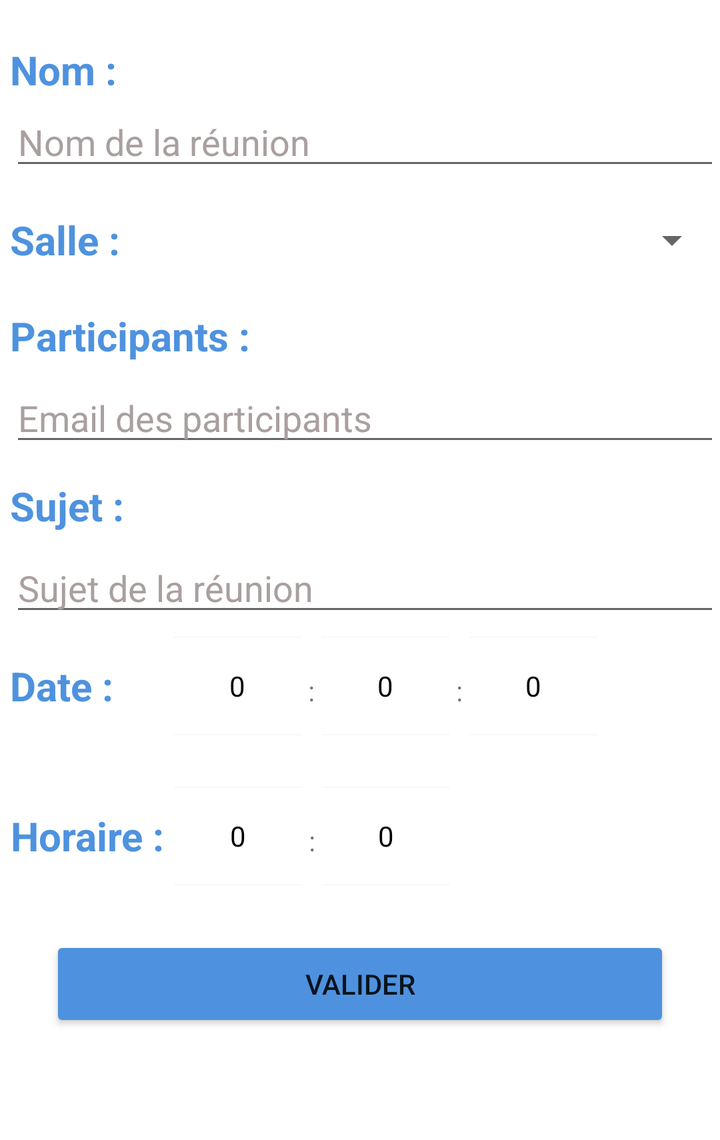
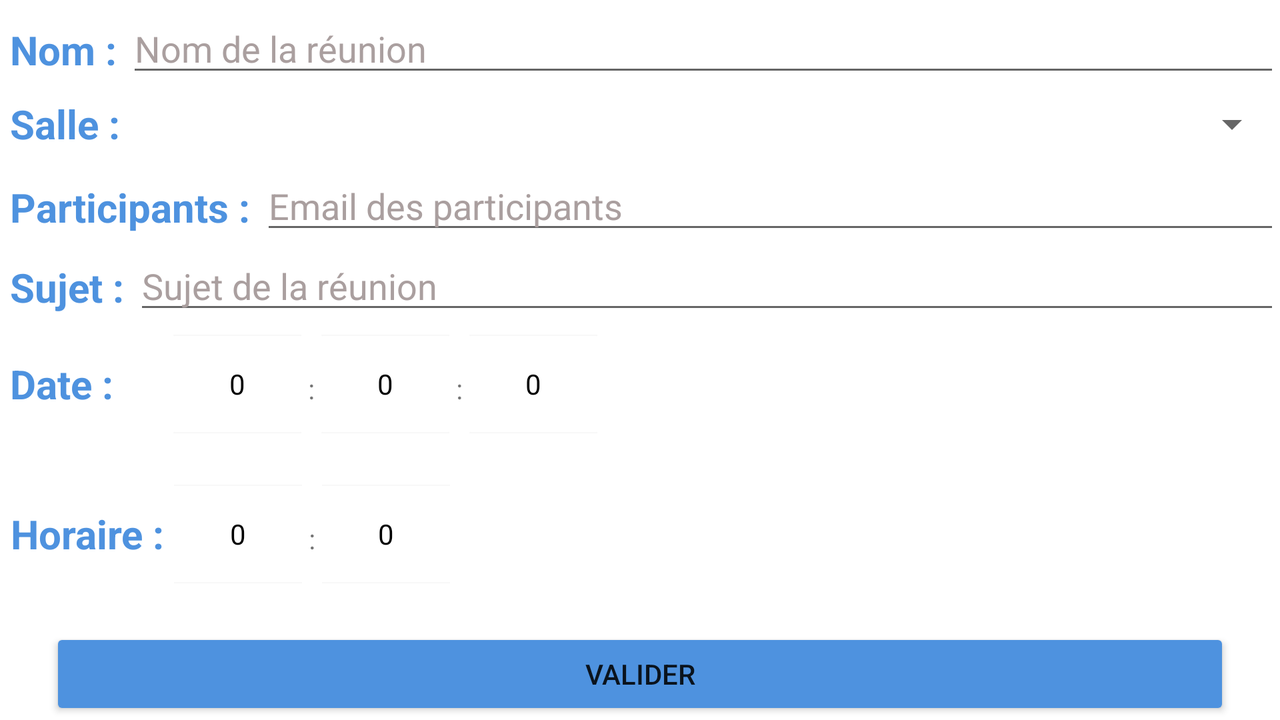

The same Android screen from two of the app's own layout files: first res/layout/ as a phone draws it, then the repository's variant for another configuration, drawn on a device whose configuration selects that folder. Both files follow.
<!-- AndroidManifest.xml: application theme AppTheme -->
<!-- res/layout/dialog_fragment_new_meeting.xml -->
<?xml version="1.0" encoding="utf-8"?>
<LinearLayout xmlns:android="http://schemas.android.com/apk/res/android"
    android:layout_width="match_parent"
    android:layout_height="wrap_content"
    android:background="#FFFFFF"
    android:minWidth="380dp"
    android:minHeight="570dp"
    android:orientation="vertical">

    <LinearLayout
        android:layout_width="match_parent"
        android:layout_height="40dp"
        android:layout_marginTop="10dp"
        android:orientation="horizontal">

        <TextView
            android:layout_width="wrap_content"
            android:layout_height="50dp"
            android:layout_marginStart="5dp"
            android:gravity="center"
            android:text="Nom :"
            android:textColor="@color/colorPrimary"
            android:textSize="20dp"
            android:textStyle="bold" />
    </LinearLayout>

    <LinearLayout
        android:layout_width="match_parent"
        android:layout_height="50dp">

        <EditText
            android:id="@+id/name"
            android:layout_width="match_parent"
            android:layout_height="40dp"
            android:layout_marginStart="5dp"
            android:layout_weight="1"
            android:hint="Nom de la réunion"
            android:textColor="#000000"
            android:textColorHint="#AA9F9F" />
    </LinearLayout>

    <LinearLayout
        android:layout_width="match_parent"
        android:layout_height="40dp"
        android:layout_marginStart="5dp"
        android:layout_marginBottom="3dp"
        android:orientation="horizontal">

        <TextView
            android:layout_width="wrap_content"
            android:layout_height="40dp"
            android:gravity="center"
            android:text="Salle :"
            android:textColor="@color/colorPrimary"
            android:textSize="20dp"
            android:textStyle="bold" />

        <Spinner
            android:id="@+id/salle"
            android:layout_width="match_parent"
            android:layout_height="40dp"
            android:popupBackground="@color/colorPrimary"
            android:prompt="@string/action_settings" />
    </LinearLayout>

    <LinearLayout
        android:layout_width="match_parent"
        android:layout_height="40dp"
        android:layout_marginStart="5dp"
        android:layout_marginTop="5dp"
        android:orientation="horizontal">

        <TextView
            android:layout_width="wrap_content"
            android:layout_height="40dp"
            android:gravity="center"
            android:text="Participants :"
            android:textColor="@color/colorPrimary"
            android:textSize="20dp"
            android:textStyle="bold" />
    </LinearLayout>

    <LinearLayout
        android:layout_width="match_parent"
        android:layout_height="40dp"
        android:layout_marginStart="5dp"
        android:orientation="horizontal">

        <EditText
            android:id="@+id/participants"
            android:layout_width="match_parent"
            android:layout_height="40dp"
            android:layout_weight="1"
            android:hint="Email des participants"
            android:inputType="textEmailAddress"
            android:textColor="#8D8A8E"
            android:textColorHint="#AA9F9F" />
    </LinearLayout>

    <LinearLayout
        android:layout_width="match_parent"
        android:layout_height="40dp"
        android:layout_marginStart="5dp"
        android:layout_marginTop="5dp"
        android:orientation="horizontal">

        <TextView
            android:layout_width="wrap_content"
            android:layout_height="40dp"
            android:gravity="center"
            android:text="Sujet :"
            android:textColor="@color/colorPrimary"
            android:textSize="20dp"
            android:textStyle="bold" />
    </LinearLayout>

    <LinearLayout
        android:layout_width="match_parent"
        android:layout_height="40dp"
        android:layout_marginStart="5dp"
        android:orientation="horizontal">

        <EditText
            android:id="@+id/sujet"
            android:layout_width="match_parent"
            android:layout_height="40dp"
            android:layout_weight="1"
            android:hint="Sujet de la réunion"
            android:inputType="text"
            android:textColor="#000000"
            android:textColorHint="#AA9F9F" />
    </LinearLayout>

    <LinearLayout
        android:layout_width="match_parent"
        android:layout_height="70dp"
        android:layout_marginTop="5dp"
        android:orientation="horizontal">

        <TextView
            android:layout_width="wrap_content"
            android:layout_height="50dp"
            android:layout_marginStart="5dp"
            android:gravity="center"
            android:text="Date :      "
            android:textColor="@color/colorPrimary"
            android:textSize="20dp"
            android:textStyle="bold" />

        <NumberPicker
            android:id="@+id/picker_day"
            android:layout_width="wrap_content"
            android:layout_height="50dp"
            android:theme="@style/AppTheme.Picker"></NumberPicker>

        <androidx.appcompat.widget.AppCompatTextView
            android:layout_width="10dp"
            android:layout_height="50dp"
            android:text=" : " />

        <NumberPicker
            android:id="@+id/picker_month"
            android:layout_width="wrap_content"
            android:layout_height="50dp"
            android:theme="@style/AppTheme.Picker"></NumberPicker>

        <androidx.appcompat.widget.AppCompatTextView
            android:layout_width="10dp"
            android:layout_height="50dp"
            android:text=" : " />

        <NumberPicker
            android:id="@+id/picker_year"
            android:layout_width="wrap_content"
            android:layout_height="50dp"
            android:theme="@style/AppTheme.Picker"></NumberPicker>


    </LinearLayout>


    <LinearLayout
        android:layout_width="match_parent"
        android:layout_height="70dp"
        android:layout_marginTop="5dp"
        android:orientation="horizontal">

        <TextView
            android:layout_width="wrap_content"
            android:layout_height="50dp"
            android:layout_marginStart="5dp"
            android:gravity="center"
            android:text="Horaire : "
            android:textColor="@color/colorPrimary"
            android:textSize="20dp"
            android:textStyle="bold" />

        <NumberPicker
            android:id="@+id/picker_hour"
            android:layout_width="wrap_content"
            android:layout_height="50dp"
            android:theme="@style/AppTheme.Picker"></NumberPicker>

        <androidx.appcompat.widget.AppCompatTextView
            android:layout_width="10dp"
            android:layout_height="50dp"
            android:text=" : " />

        <NumberPicker
            android:id="@+id/picker_minute"
            android:layout_width="wrap_content"
            android:layout_height="50dp"
            android:theme="@style/AppTheme.Picker"></NumberPicker>
    </LinearLayout>

    <LinearLayout
        android:layout_width="match_parent"
        android:layout_height="wrap_content"
        android:orientation="horizontal">

        <Button
            android:id="@+id/newMeeting"
            android:layout_width="wrap_content"
            android:layout_height="wrap_content"
            android:layout_marginLeft="25dip"
            android:layout_marginTop="5dp"
            android:layout_marginRight="25dip"
            android:layout_weight="1"
            android:backgroundTint="@color/colorPrimary"
            android:imeOptions="actionDone"
            android:text="valider" />
    </LinearLayout>

</LinearLayout>
<!-- resources referenced by this layout -->
<resources>
  <color name="colorPrimary">#4E92DF</color>
  <string name="action_settings">Settings</string>
  <style name="AppTheme.Picker" parent="Theme.AppCompat.Light.NoActionBar">
          <item name="android:textColorPrimary">@android:color/black</item>
      </style>
  <style name="AppTheme" parent="Theme.AppCompat.Light.DarkActionBar">
          
          <item name="colorPrimary">@color/colorPrimary</item>
          <item name="colorPrimaryDark">@color/colorPrimaryDark</item>
          <item name="colorAccent">@color/colorAccent</item>
      </style>
  <color name="colorPrimaryDark">#0D64A8</color>
  <color name="colorAccent">#D81B60</color>
</resources>
<!-- res/layout-land/dialog_fragment_new_meeting.xml (the repository's variant of the layout above) -->
<!-- drawn on the phone turned sideways -->
<?xml version="1.0" encoding="utf-8"?>
<LinearLayout xmlns:android="http://schemas.android.com/apk/res/android"
    android:layout_width="match_parent"
    android:layout_height="match_parent"
    android:background="#FFFFFF"
    android:minWidth="650dp"
    android:minHeight="370dp"
    android:orientation="vertical">

    <LinearLayout
        android:layout_width="match_parent"
        android:layout_height="40dp"
        android:layout_marginBottom="2dp"
        android:orientation="horizontal">

        <TextView
            android:layout_width="wrap_content"
            android:layout_height="50dp"
            android:layout_marginStart="5dp"
            android:gravity="center"
            android:text="Nom :"
            android:textColor="@color/colorPrimary"
            android:textSize="20dp"
            android:textStyle="bold" />

        <EditText
            android:id="@+id/name"
            android:layout_width="match_parent"
            android:layout_height="40dp"
            android:layout_marginStart="5dp"
            android:layout_weight="1"
            android:hint="Nom de la réunion"
            android:textColor="#000000"
            android:textColorHint="#AA9F9F" />
    </LinearLayout>

    <LinearLayout
        android:layout_width="match_parent"
        android:layout_height="40dp"
        android:layout_marginStart="5dp"
        android:orientation="horizontal">

        <TextView
            android:layout_width="wrap_content"
            android:layout_height="40dp"
            android:gravity="center"
            android:text="Salle :"
            android:textColor="@color/colorPrimary"
            android:textSize="20dp"
            android:textStyle="bold" />

        <Spinner
            android:id="@+id/salle"
            android:layout_width="match_parent"
            android:layout_height="40dp"
            android:popupBackground="@color/colorPrimary"
            android:prompt="@string/action_settings" />
    </LinearLayout>

    <LinearLayout
        android:layout_width="match_parent"
        android:layout_height="40dp"
        android:layout_marginStart="5dp"
        android:orientation="horizontal">

        <TextView
            android:layout_width="wrap_content"
            android:layout_height="40dp"
            android:gravity="center"
            android:text="Participants :"
            android:textColor="@color/colorPrimary"
            android:textSize="20dp"
            android:textStyle="bold" />

        <EditText
            android:id="@+id/participants"
            android:layout_width="match_parent"
            android:layout_height="40dp"
            android:layout_marginStart="5dp"
            android:layout_weight="1"
            android:hint="Email des participants"
            android:inputType="textEmailAddress"
            android:textColor="#8D8A8E"
            android:textColorHint="#AA9F9F" />
    </LinearLayout>

    <LinearLayout
        android:layout_width="match_parent"
        android:layout_height="40dp"
        android:layout_marginStart="5dp"
        android:orientation="horizontal">

        <TextView
            android:layout_width="wrap_content"
            android:layout_height="40dp"
            android:gravity="center"
            android:text="Sujet :"
            android:textColor="@color/colorPrimary"
            android:textSize="20dp"
            android:textStyle="bold" />

        <EditText
            android:id="@+id/sujet"
            android:layout_width="match_parent"
            android:layout_height="40dp"
            android:layout_marginStart="5dp"
            android:layout_weight="1"
            android:hint="Sujet de la réunion"
            android:inputType="text"
            android:textColor="#000000"
            android:textColorHint="#AA9F9F" />
    </LinearLayout>

    <LinearLayout
        android:layout_width="match_parent"
        android:layout_height="70dp"
        android:layout_marginTop="5dp"
        android:orientation="horizontal">

        <TextView
            android:layout_width="wrap_content"
            android:layout_height="50dp"
            android:layout_marginStart="5dp"
            android:gravity="center"
            android:text="Date :      "
            android:textColor="@color/colorPrimary"
            android:textSize="20dp"
            android:textStyle="bold" />

        <NumberPicker
            android:id="@+id/picker_day"
            android:layout_width="wrap_content"
            android:layout_height="50dp"
            android:theme="@style/AppTheme.Picker"></NumberPicker>

        <androidx.appcompat.widget.AppCompatTextView
            android:layout_width="10dp"
            android:layout_height="50dp"
            android:text=" : " />

        <NumberPicker
            android:id="@+id/picker_month"
            android:layout_width="wrap_content"
            android:layout_height="50dp"
            android:theme="@style/AppTheme.Picker"></NumberPicker>

        <androidx.appcompat.widget.AppCompatTextView
            android:layout_width="10dp"
            android:layout_height="50dp"
            android:text=" : " />

        <NumberPicker
            android:id="@+id/picker_year"
            android:layout_width="wrap_content"
            android:layout_height="50dp"
            android:theme="@style/AppTheme.Picker"></NumberPicker>


    </LinearLayout>


    <LinearLayout
        android:layout_width="match_parent"
        android:layout_height="70dp"
        android:layout_marginTop="5dp"
        android:orientation="horizontal">

        <TextView
            android:layout_width="wrap_content"
            android:layout_height="50dp"
            android:layout_marginStart="5dp"
            android:gravity="center"
            android:text="Horaire : "
            android:textColor="@color/colorPrimary"
            android:textSize="20dp"
            android:textStyle="bold" />

        <NumberPicker
            android:id="@+id/picker_hour"
            android:layout_width="wrap_content"
            android:layout_height="50dp"
            android:theme="@style/AppTheme.Picker"></NumberPicker>

        <androidx.appcompat.widget.AppCompatTextView
            android:layout_width="10dp"
            android:layout_height="50dp"
            android:text=" : " />

        <NumberPicker
            android:id="@+id/picker_minute"
            android:layout_width="wrap_content"
            android:layout_height="50dp"
            android:theme="@style/AppTheme.Picker"></NumberPicker>
    </LinearLayout>

    <LinearLayout
        android:layout_width="match_parent"
        android:layout_height="wrap_content"
        android:orientation="horizontal">

        <Button
            android:id="@+id/newMeeting"
            android:layout_width="wrap_content"
            android:layout_height="wrap_content"
            android:layout_marginLeft="25dip"
            android:layout_marginTop="2dp"
            android:layout_marginRight="25dip"
            android:layout_weight="1"
            android:backgroundTint="@color/colorPrimary"
            android:imeOptions="actionDone"
            android:text="valider" />
    </LinearLayout>

</LinearLayout>
